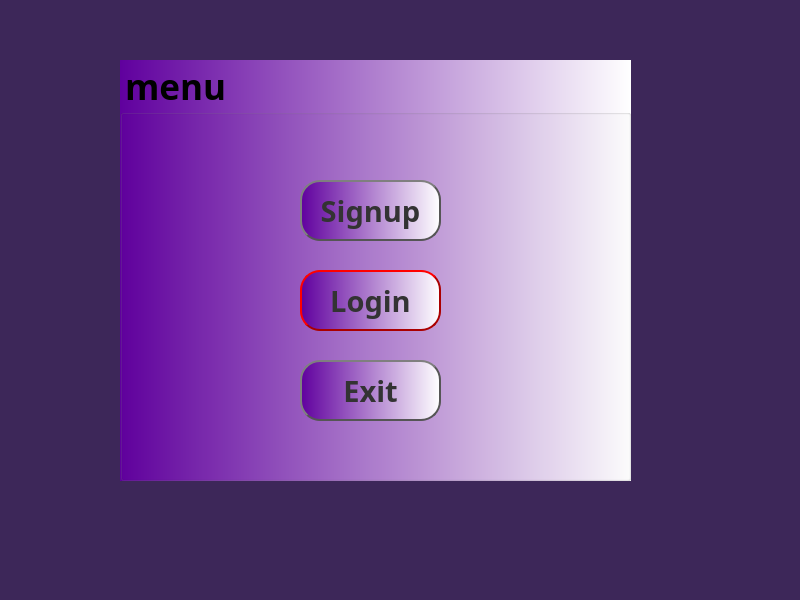
<?xml version="1.0" encoding="UTF-8"?>
<ui version="4.0">
 <class>MainWindow</class>
 <widget class="QMainWindow" name="MainWindow">
  <property name="geometry">
   <rect>
    <x>0</x>
    <y>0</y>
    <width>800</width>
    <height>600</height>
   </rect>
  </property>
  <property name="palette">
   <palette>
    <active>
     <colorrole role="Button">
      <brush brushstyle="SolidPattern">
       <color alpha="255">
        <red>61</red>
        <green>39</green>
        <blue>89</blue>
       </color>
      </brush>
     </colorrole>
     <colorrole role="Base">
      <brush brushstyle="SolidPattern">
       <color alpha="255">
        <red>61</red>
        <green>39</green>
        <blue>89</blue>
       </color>
      </brush>
     </colorrole>
     <colorrole role="Window">
      <brush brushstyle="SolidPattern">
       <color alpha="255">
        <red>61</red>
        <green>39</green>
        <blue>89</blue>
       </color>
      </brush>
     </colorrole>
     <colorrole role="AlternateBase">
      <brush brushstyle="SolidPattern">
       <color alpha="255">
        <red>170</red>
        <green>170</green>
        <blue>255</blue>
       </color>
      </brush>
     </colorrole>
    </active>
    <inactive>
     <colorrole role="Button">
      <brush brushstyle="SolidPattern">
       <color alpha="255">
        <red>61</red>
        <green>39</green>
        <blue>89</blue>
       </color>
      </brush>
     </colorrole>
     <colorrole role="Base">
      <brush brushstyle="SolidPattern">
       <color alpha="255">
        <red>61</red>
        <green>39</green>
        <blue>89</blue>
       </color>
      </brush>
     </colorrole>
     <colorrole role="Window">
      <brush brushstyle="SolidPattern">
       <color alpha="255">
        <red>61</red>
        <green>39</green>
        <blue>89</blue>
       </color>
      </brush>
     </colorrole>
     <colorrole role="AlternateBase">
      <brush brushstyle="SolidPattern">
       <color alpha="255">
        <red>170</red>
        <green>170</green>
        <blue>255</blue>
       </color>
      </brush>
     </colorrole>
    </inactive>
    <disabled>
     <colorrole role="Button">
      <brush brushstyle="SolidPattern">
       <color alpha="255">
        <red>61</red>
        <green>39</green>
        <blue>89</blue>
       </color>
      </brush>
     </colorrole>
     <colorrole role="Base">
      <brush brushstyle="SolidPattern">
       <color alpha="255">
        <red>61</red>
        <green>39</green>
        <blue>89</blue>
       </color>
      </brush>
     </colorrole>
     <colorrole role="Window">
      <brush brushstyle="SolidPattern">
       <color alpha="255">
        <red>61</red>
        <green>39</green>
        <blue>89</blue>
       </color>
      </brush>
     </colorrole>
     <colorrole role="AlternateBase">
      <brush brushstyle="SolidPattern">
       <color alpha="255">
        <red>170</red>
        <green>170</green>
        <blue>255</blue>
       </color>
      </brush>
     </colorrole>
    </disabled>
   </palette>
  </property>
  <property name="windowTitle">
   <string>MainWindow</string>
  </property>
  <property name="styleSheet">
   <string notr="true">background-color: rgb(61, 39, 89);
alternate-background-color: rgb(170, 170, 255);</string>
  </property>
  <widget class="QWidget" name="centralwidget">
   <widget class="QGroupBox" name="box_menu">
    <property name="geometry">
     <rect>
      <x>120</x>
      <y>60</y>
      <width>511</width>
      <height>421</height>
     </rect>
    </property>
    <property name="palette">
     <palette>
      <active>
       <colorrole role="Button">
        <brush brushstyle="LinearGradientPattern">
         <gradient startx="0.000000000000000" starty="0.000000000000000" endx="1.000000000000000" endy="0.000000000000000" type="LinearGradient" spread="RepeatSpread" coordinatemode="ObjectBoundingMode">
          <gradientstop position="0.000000000000000">
           <color alpha="255">
            <red>96</red>
            <green>0</green>
            <blue>158</blue>
           </color>
          </gradientstop>
          <gradientstop position="1.000000000000000">
           <color alpha="255">
            <red>255</red>
            <green>255</green>
            <blue>255</blue>
           </color>
          </gradientstop>
         </gradient>
        </brush>
       </colorrole>
       <colorrole role="Light">
        <brush brushstyle="SolidPattern">
         <color alpha="255">
          <red>170</red>
          <green>0</green>
          <blue>127</blue>
         </color>
        </brush>
       </colorrole>
       <colorrole role="Base">
        <brush brushstyle="LinearGradientPattern">
         <gradient startx="0.000000000000000" starty="0.000000000000000" endx="1.000000000000000" endy="0.000000000000000" type="LinearGradient" spread="RepeatSpread" coordinatemode="ObjectBoundingMode">
          <gradientstop position="0.000000000000000">
           <color alpha="255">
            <red>96</red>
            <green>0</green>
            <blue>158</blue>
           </color>
          </gradientstop>
          <gradientstop position="1.000000000000000">
           <color alpha="255">
            <red>255</red>
            <green>255</green>
            <blue>255</blue>
           </color>
          </gradientstop>
         </gradient>
        </brush>
       </colorrole>
       <colorrole role="Window">
        <brush brushstyle="LinearGradientPattern">
         <gradient startx="0.000000000000000" starty="0.000000000000000" endx="1.000000000000000" endy="0.000000000000000" type="LinearGradient" spread="RepeatSpread" coordinatemode="ObjectBoundingMode">
          <gradientstop position="0.000000000000000">
           <color alpha="255">
            <red>96</red>
            <green>0</green>
            <blue>158</blue>
           </color>
          </gradientstop>
          <gradientstop position="1.000000000000000">
           <color alpha="255">
            <red>255</red>
            <green>255</green>
            <blue>255</blue>
           </color>
          </gradientstop>
         </gradient>
        </brush>
       </colorrole>
       <colorrole role="HighlightedText">
        <brush brushstyle="SolidPattern">
         <color alpha="255">
          <red>0</red>
          <green>170</green>
          <blue>255</blue>
         </color>
        </brush>
       </colorrole>
       <colorrole role="AlternateBase">
        <brush brushstyle="SolidPattern">
         <color alpha="255">
          <red>170</red>
          <green>170</green>
          <blue>255</blue>
         </color>
        </brush>
       </colorrole>
       <colorrole role="PlaceholderText">
        <brush brushstyle="SolidPattern">
         <color alpha="128">
          <red>0</red>
          <green>85</green>
          <blue>127</blue>
         </color>
        </brush>
       </colorrole>
      </active>
      <inactive>
       <colorrole role="Button">
        <brush brushstyle="LinearGradientPattern">
         <gradient startx="0.000000000000000" starty="0.000000000000000" endx="1.000000000000000" endy="0.000000000000000" type="LinearGradient" spread="RepeatSpread" coordinatemode="ObjectBoundingMode">
          <gradientstop position="0.000000000000000">
           <color alpha="255">
            <red>96</red>
            <green>0</green>
            <blue>158</blue>
           </color>
          </gradientstop>
          <gradientstop position="1.000000000000000">
           <color alpha="255">
            <red>255</red>
            <green>255</green>
            <blue>255</blue>
           </color>
          </gradientstop>
         </gradient>
        </brush>
       </colorrole>
       <colorrole role="Light">
        <brush brushstyle="SolidPattern">
         <color alpha="255">
          <red>170</red>
          <green>0</green>
          <blue>127</blue>
         </color>
        </brush>
       </colorrole>
       <colorrole role="Base">
        <brush brushstyle="LinearGradientPattern">
         <gradient startx="0.000000000000000" starty="0.000000000000000" endx="1.000000000000000" endy="0.000000000000000" type="LinearGradient" spread="RepeatSpread" coordinatemode="ObjectBoundingMode">
          <gradientstop position="0.000000000000000">
           <color alpha="255">
            <red>96</red>
            <green>0</green>
            <blue>158</blue>
           </color>
          </gradientstop>
          <gradientstop position="1.000000000000000">
           <color alpha="255">
            <red>255</red>
            <green>255</green>
            <blue>255</blue>
           </color>
          </gradientstop>
         </gradient>
        </brush>
       </colorrole>
       <colorrole role="Window">
        <brush brushstyle="LinearGradientPattern">
         <gradient startx="0.000000000000000" starty="0.000000000000000" endx="1.000000000000000" endy="0.000000000000000" type="LinearGradient" spread="RepeatSpread" coordinatemode="ObjectBoundingMode">
          <gradientstop position="0.000000000000000">
           <color alpha="255">
            <red>96</red>
            <green>0</green>
            <blue>158</blue>
           </color>
          </gradientstop>
          <gradientstop position="1.000000000000000">
           <color alpha="255">
            <red>255</red>
            <green>255</green>
            <blue>255</blue>
           </color>
          </gradientstop>
         </gradient>
        </brush>
       </colorrole>
       <colorrole role="HighlightedText">
        <brush brushstyle="SolidPattern">
         <color alpha="255">
          <red>0</red>
          <green>170</green>
          <blue>255</blue>
         </color>
        </brush>
       </colorrole>
       <colorrole role="AlternateBase">
        <brush brushstyle="SolidPattern">
         <color alpha="255">
          <red>170</red>
          <green>170</green>
          <blue>255</blue>
         </color>
        </brush>
       </colorrole>
       <colorrole role="PlaceholderText">
        <brush brushstyle="SolidPattern">
         <color alpha="128">
          <red>0</red>
          <green>85</green>
          <blue>127</blue>
         </color>
        </brush>
       </colorrole>
      </inactive>
      <disabled>
       <colorrole role="Button">
        <brush brushstyle="LinearGradientPattern">
         <gradient startx="0.000000000000000" starty="0.000000000000000" endx="1.000000000000000" endy="0.000000000000000" type="LinearGradient" spread="RepeatSpread" coordinatemode="ObjectBoundingMode">
          <gradientstop position="0.000000000000000">
           <color alpha="255">
            <red>96</red>
            <green>0</green>
            <blue>158</blue>
           </color>
          </gradientstop>
          <gradientstop position="1.000000000000000">
           <color alpha="255">
            <red>255</red>
            <green>255</green>
            <blue>255</blue>
           </color>
          </gradientstop>
         </gradient>
        </brush>
       </colorrole>
       <colorrole role="Light">
        <brush brushstyle="SolidPattern">
         <color alpha="255">
          <red>170</red>
          <green>0</green>
          <blue>127</blue>
         </color>
        </brush>
       </colorrole>
       <colorrole role="Base">
        <brush brushstyle="LinearGradientPattern">
         <gradient startx="0.000000000000000" starty="0.000000000000000" endx="1.000000000000000" endy="0.000000000000000" type="LinearGradient" spread="RepeatSpread" coordinatemode="ObjectBoundingMode">
          <gradientstop position="0.000000000000000">
           <color alpha="255">
            <red>96</red>
            <green>0</green>
            <blue>158</blue>
           </color>
          </gradientstop>
          <gradientstop position="1.000000000000000">
           <color alpha="255">
            <red>255</red>
            <green>255</green>
            <blue>255</blue>
           </color>
          </gradientstop>
         </gradient>
        </brush>
       </colorrole>
       <colorrole role="Window">
        <brush brushstyle="LinearGradientPattern">
         <gradient startx="0.000000000000000" starty="0.000000000000000" endx="1.000000000000000" endy="0.000000000000000" type="LinearGradient" spread="RepeatSpread" coordinatemode="ObjectBoundingMode">
          <gradientstop position="0.000000000000000">
           <color alpha="255">
            <red>96</red>
            <green>0</green>
            <blue>158</blue>
           </color>
          </gradientstop>
          <gradientstop position="1.000000000000000">
           <color alpha="255">
            <red>255</red>
            <green>255</green>
            <blue>255</blue>
           </color>
          </gradientstop>
         </gradient>
        </brush>
       </colorrole>
       <colorrole role="HighlightedText">
        <brush brushstyle="SolidPattern">
         <color alpha="255">
          <red>0</red>
          <green>170</green>
          <blue>255</blue>
         </color>
        </brush>
       </colorrole>
       <colorrole role="AlternateBase">
        <brush brushstyle="SolidPattern">
         <color alpha="255">
          <red>170</red>
          <green>170</green>
          <blue>255</blue>
         </color>
        </brush>
       </colorrole>
       <colorrole role="PlaceholderText">
        <brush brushstyle="SolidPattern">
         <color alpha="128">
          <red>0</red>
          <green>85</green>
          <blue>127</blue>
         </color>
        </brush>
       </colorrole>
      </disabled>
     </palette>
    </property>
    <property name="font">
     <font>
      <family>Script MT Bold</family>
      <pointsize>26</pointsize>
      <weight>75</weight>
      <bold>true</bold>
     </font>
    </property>
    <property name="cursor">
     <cursorShape>OpenHandCursor</cursorShape>
    </property>
    <property name="styleSheet">
     <string notr="true">background-color: qlineargradient(spread:repeat, x1:0, y1:0, x2:1, y2:0, stop:0 rgba(96, 0, 158, 255), stop:1 rgba(255, 255, 255, 255));</string>
    </property>
    <property name="title">
     <string>menu</string>
    </property>
    <widget class="QPushButton" name="btn_signup_m">
     <property name="geometry">
      <rect>
       <x>180</x>
       <y>120</y>
       <width>141</width>
       <height>61</height>
      </rect>
     </property>
     <property name="font">
      <font>
       <family>Script MT Bold</family>
       <pointsize>22</pointsize>
       <weight>75</weight>
       <bold>true</bold>
      </font>
     </property>
     <property name="whatsThis">
      <string>&lt;html&gt;&lt;head/&gt;&lt;body&gt;&lt;pre style=&quot;-qt-paragraph-type:empty; margin-top:0px; margin-bottom:10px; margin-left:0px; margin-right:0px; -qt-block-indent:0; text-indent:0px; line-height:142.857%; font-family:'Courier New'; background-color:#ffffff;&quot;&gt;&lt;br/&gt;&lt;/pre&gt;&lt;/body&gt;&lt;/html&gt;</string>
     </property>
     <property name="styleSheet">
      <string notr="true">QPushButton {
color: #333;
border: 2px solid #555;
border-radius: 20px;
border-style: outset;
background: qradialgradient(
cx: 0.3, cy: -0.4, fx: 0.3, fy: -0.4,
radius: 1.35, stop: 0 #fff, stop: 1 #D83F87
);
padding: 5px;
}

QPushButton:hover {
background:  qradialgradient(
cx: 0.3, cy: -0.4, fx: 0.3, fy: -0.4,
radius: 1.35, stop: 0 #fff, stop: 1 #ffa9cb
);
}
</string>
     </property>
     <property name="text">
      <string>Signup</string>
     </property>
    </widget>
    <widget class="QPushButton" name="btn_login_m">
     <property name="geometry">
      <rect>
       <x>180</x>
       <y>210</y>
       <width>141</width>
       <height>61</height>
      </rect>
     </property>
     <property name="font">
      <font>
       <family>Script MT Bold</family>
       <pointsize>22</pointsize>
       <weight>75</weight>
       <bold>true</bold>
      </font>
     </property>
     <property name="styleSheet">
      <string notr="true">QPushButton {
color: #333;
border: 2px solid #aa0000;
border-radius: 20px;
border-style: outset;
background: qradialgradient(
cx: 0.3, cy: -0.4, fx: 0.3, fy: -0.4,
radius: 1.35, stop: 0 #fff, stop: 1 #ffff7f
);
padding: 5px;
}

QPushButton:hover {
background: qradialgradient(
cx: 0.3, cy: -0.4, fx: 0.3, fy: -0.4,
radius: 1.35, stop: 0 #fff, stop: 1 #bbb
);
}</string>
     </property>
     <property name="text">
      <string>Login</string>
     </property>
    </widget>
    <widget class="QPushButton" name="btn_exit_m">
     <property name="geometry">
      <rect>
       <x>180</x>
       <y>300</y>
       <width>141</width>
       <height>61</height>
      </rect>
     </property>
     <property name="font">
      <font>
       <family>Script MT Bold</family>
       <pointsize>22</pointsize>
       <weight>75</weight>
       <bold>true</bold>
      </font>
     </property>
     <property name="styleSheet">
      <string notr="true">QPushButton {
color: #333;
border: 2px solid #555;
border-radius: 20px;
border-style: outset;
background: qradialgradient(
cx: 0.3, cy: -0.4, fx: 0.3, fy: -0.4,
radius: 1.35, stop: 0 #fff, stop: 1 #888
);
padding: 5px;
}

QPushButton:hover {
background: qradialgradient(
cx: 0.3, cy: -0.4, fx: 0.3, fy: -0.4,
radius: 1.35, stop: 0 #fff, stop: 1 #bbb
);
}
</string>
     </property>
     <property name="text">
      <string>Exit</string>
     </property>
    </widget>
   </widget>
  </widget>
  <widget class="QStatusBar" name="statusbar"/>
  <widget class="QMenuBar" name="menubar">
   <property name="geometry">
    <rect>
     <x>0</x>
     <y>0</y>
     <width>800</width>
     <height>26</height>
    </rect>
   </property>
  </widget>
 </widget>
 <resources/>
 <connections/>
</ui>
